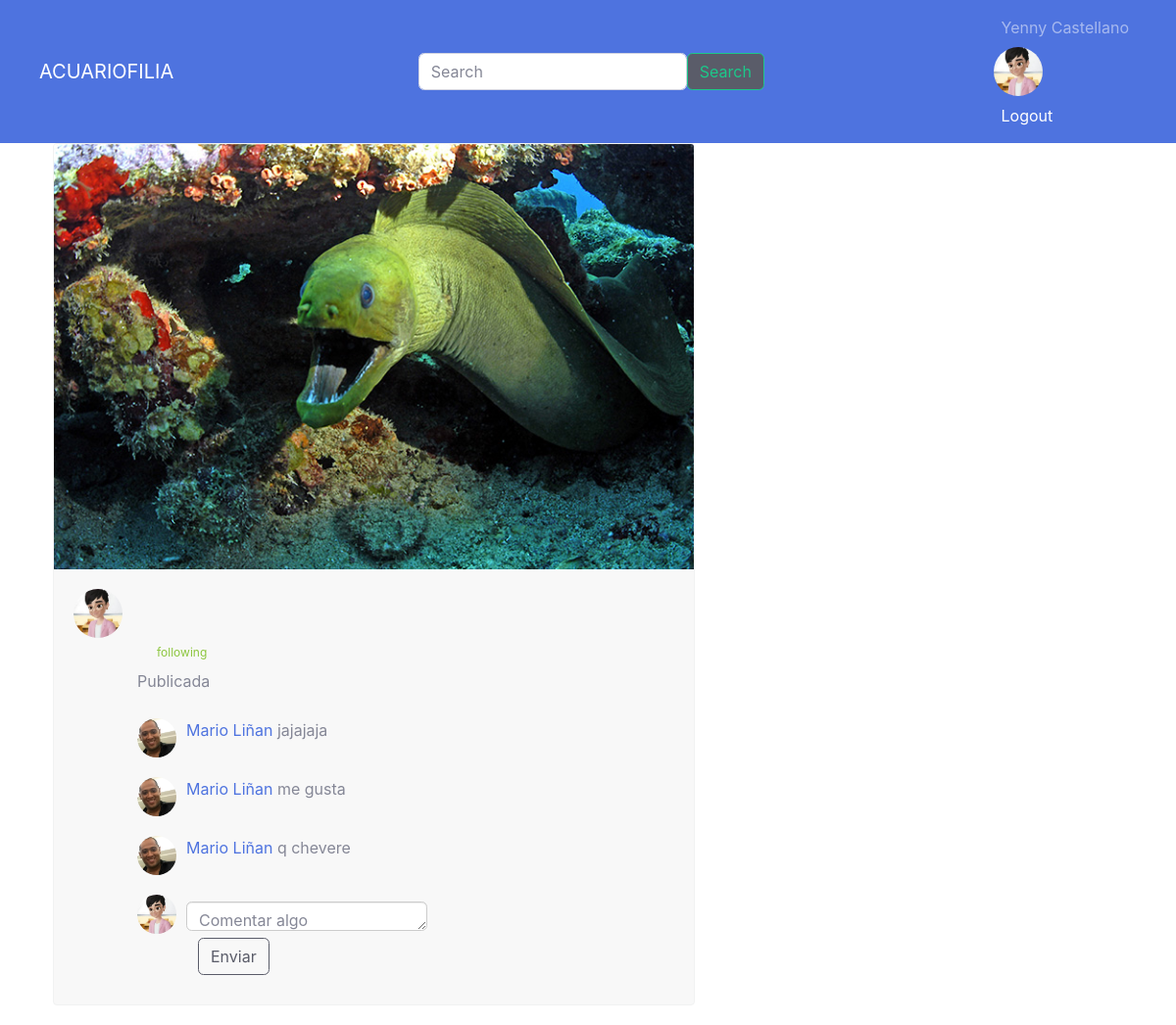
Page /postdetail?codigo=12 (signed in) on the earlier database version.
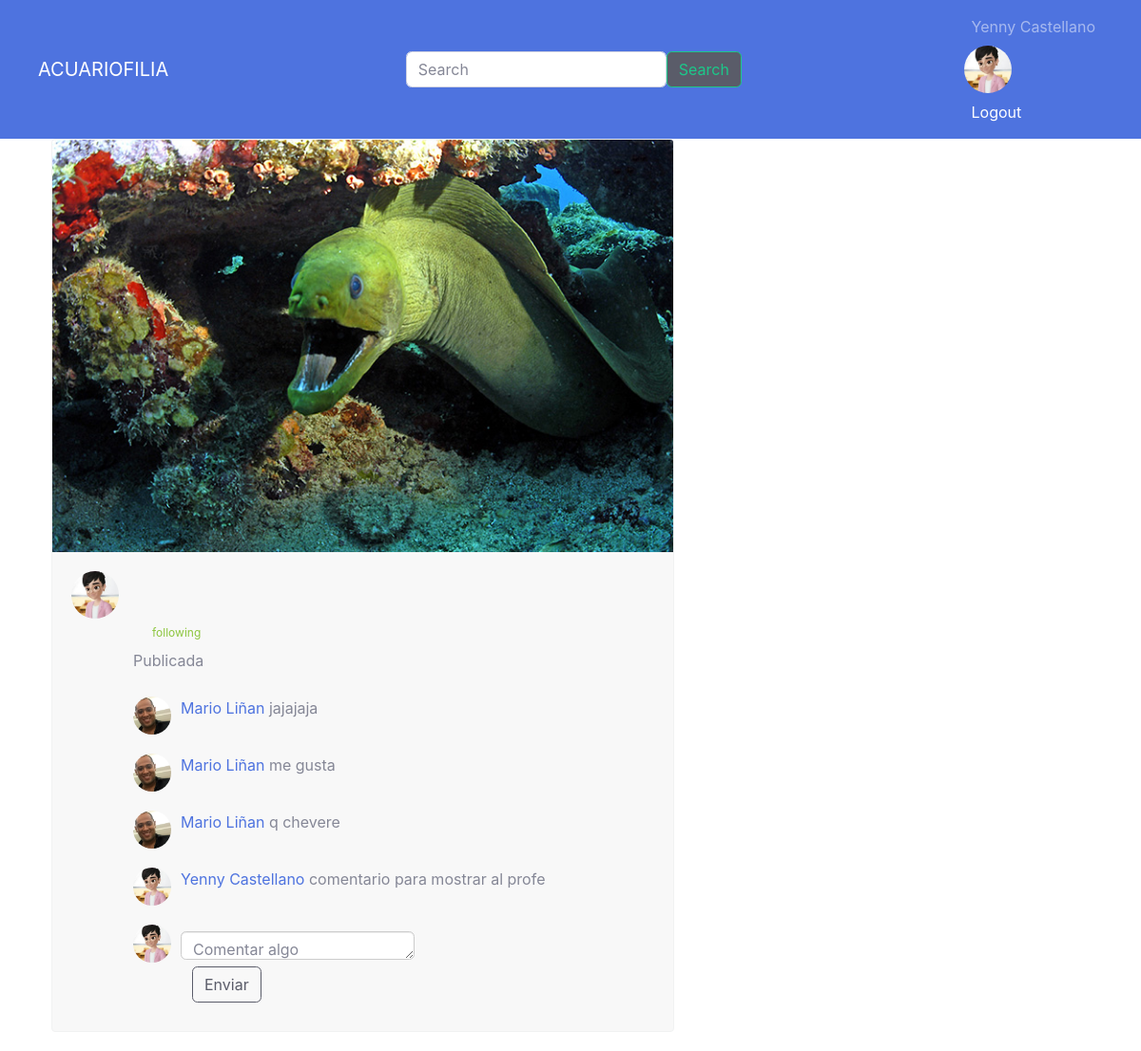
Same page on the later database version.
### tables this page shows
CREATE TABLE User (UserId INTEGER PRIMARY KEY AUTOINCREMENT UNIQUE NOT NULL, name VARCHAR (20) NOT NULL, lastName VARCHAR (20) NOT NULL, email VARCHAR (30) UNIQUE NOT NULL, password VARCHAR (200) NOT NULL, birthay DATE NOT NULL, gender CHAR (15) NOT NULL, role INTEGER (1) NOT NULL, CreationDate DATETIME NOT NULL, ProfilePicURL VARCHAR (20), country CHAR (30), phone INTEGER, about CHAR (150));

CREATE TABLE Post (PostId INTEGER PRIMARY KEY AUTOINCREMENT UNIQUE NOT NULL, PhotoURL CHAR (100) NOT NULL, Title VARCHAR (30) NOT NULL, creationDate DATE NOT NULL, UserId INTEGER REFERENCES User (UserId) NOT NULL, Postviews INTEGER (30));

CREATE TABLE Comments (CommentId INTEGER PRIMARY KEY AUTOINCREMENT NOT NULL, Content VARCHAR NOT NULL, PostId INTEGER REFERENCES Post (PostId) NOT NULL, UserId INTEGER REFERENCES User (UserId) NOT NULL, CreationDate DATETIME NOT NULL);

### main.py (the view)
@app.route('/postdetail')
def postdetail():
    idp = request.args.get('codigo')
    sql = f'SELECT * FROM Post , User WHERE User.UserId=Post.UserId AND Post.PostId = {idp}'
    db = get_db()
    cursorObj = db.cursor()
    cursorObj.execute(sql)
    postsel = cursorObj.fetchall()
    sql = f'SELECT * from Comments, User WHERE User.UserId=Comments.UserId AND Comments.PostId = {idp}'
    db = get_db()
    cursorObj = db.cursor()
    cursorObj.execute(sql)
    comPost = cursorObj.fetchall()
    return render_template("postdetail.html", postsel=postsel,comPost=comPost)

### db.py (called while the page is built)
def get_db():
    try:
        if 'db' not in g:
            print('Connection OK')
            g.db = sqlite3.connect('database.db')
        return g.db
    except Error:
        print(Error)

### templates/postdetail.html (shortened to what this page needs)
<!DOCTYPE html>
<html lang="es">
    <head>
        <link href="../static/css/post_style.css" rel="stylesheet">
        <link href="../static/css/sb-admin-2.min.css" rel="stylesheet">
    </head>
            <nav class="navbar navbar-expand-lg navbar-dark bg-primary">
                <div class="container-fluid">
                    <a class="navbar-brand" href="{{'feed'}}">ACUARIOFILIA</a>
                    <form class="d-flex" form action="{{url_for('search')}}" method="post" enctype="multipart/form-data">
                        <input class="form-control me-2" type="search" name="palabra" placeholder="Search" aria-label="Search">
                        <button class="btn btn-outline-success bg-primary bg-dark" type="submit">Search</button>
                    </form>
                    <div class="" id="">
                        <div class="">
                            {% if 'id' in session %}
                                <span class="navbar-text p-2 bd-highlight"> {{ session['fullname'] }} </span>
                                <div class="av-user-icon">
                                    <img src="../static/images/perfil/{% print(postsel[0][15]) %}" alt="user" class="fotoperfil-md-left">
                                </div>
                                <span class="navbar-text p-2 bd-highlight"> <a href="{{'logout'}}">Logout</a> </span>
                            {% else %}
                                <span class="navbar-text p-2 bd-highlight"> <a href="{{'login'}}">Login</a> </span>
                            {% endif %}
                        </div>
                    </div>
                </div>
            </nav>
        <div class="container  bootstrap snippets bootdey">
            <div class="fila">
                <div class="colunam-md-12">
                    <div class="post-content ">
                        <img src="../static/images/post/{% print(postsel[0][1]) %}" class="img-fluid" alt=" image">
                            <div class="post-container">
                                <img src="../static/images/perfil/{% print(postsel[0][15]) %}" alt="user" class="fotoperfil-md-left">
                                <div class="post-detail">
                                    <div class="user-info">
                                        <h5><a href="{{url_for('perfil', codigo = postsel[0][4]) }}" class="profile-link">{% print(postsel[7]) %}</a> <span class="following">following</span></h5>
                                        <p class="text-muted">Publicada {% print(postsel[3]) %}</p>
                                    </div>
                                    {% for com in comPost %}
                                        <div class="post-comment">
                                            <img src="../static/images/perfil/{% print(com[14]) %}" alt="" class="profile-photo-sm">
                                            <p><a href="{{url_for('perfil', codigo = com[3]) }}" class="profile-link">{% print(com[6]) %} {% print(com[7]) %}</a> {% print(com[1]) %} </p>
                                        </div>
                                    {% endfor %}
                                    <div class="post-comment">
                                        <img src="../static/images/perfil/{% print(session['foto']) %}" alt="" class="profile-photo-sm">
                                        <form class="flex" form action="{{url_for('addcomm', codigo = postsel[0][0])}}" method="post" enctype="multipart/form-data">
                                            <textarea class="form-control form-control-user" name="comentario" id="comentario" placeholder="Comentar algo"></textarea>
                                            <div class="col">
                                                <button class="btn btn-outline-dark" type="submit">Enviar</button>
                                            </div>
                                        </form>
                                    </div>
                                </div>
                            </div>
                        </div>
                    </div>
                </div>
            </div>
    </body>
</html>

### static/css/post_style.css (style rules this page uses)
.post-content { background: #f8f8f8; border-radius: 4px; width: 60%; border: 1px solid #f1f2f2; margin-bottom: 20px; overflow: hidden; position: relative; }
.post-content .post-container { padding: 20px; }
.post-content .post-container .post-detail { margin-left: 65px; position: relative; }
.post-content .post-container .post-detail .post-comment { display: inline-flex; margin: 10px auto; width: 100%; }
.post-content .post-container .post-detail .post-comment img.profile-photo-sm { margin-right: 10px; }
.post-content .post-container .post-detail .post-comment .form-control { height: 30px; border: 1px solid #ccc; box-shadow: inset 0 1px 1px rgba(0,0,0,.075); margin: 7px 0; min-width: 0; }
img.fotoperfil-md-left { height: 50px; width: 50px; border-radius: 50%; }
img.profile-photo-sm { height: 40px; width: 40px; border-radius: 50%; }
.following { color: #8dc63f; font-size: 12px; margin-left: 20px; }

Differences in the rows shown:
added Comments: ProfilePicURL (picture), {{ print(com[6]) }} "Yenny", {{ print(com[7]) }} "Castellano", Content "comentario para mostrar al profe"
